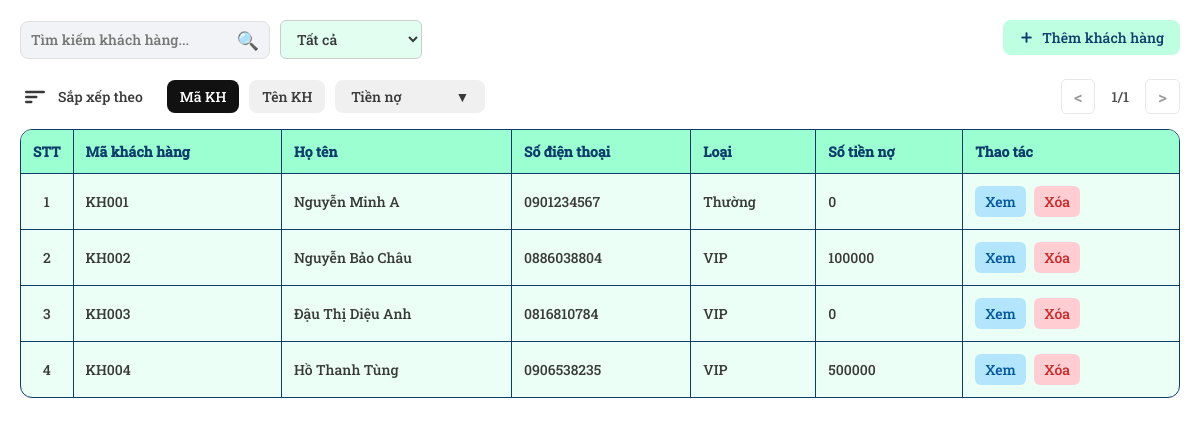
/admin/Customers/customers.php (signed in), run on an earlier commit of the app's database.
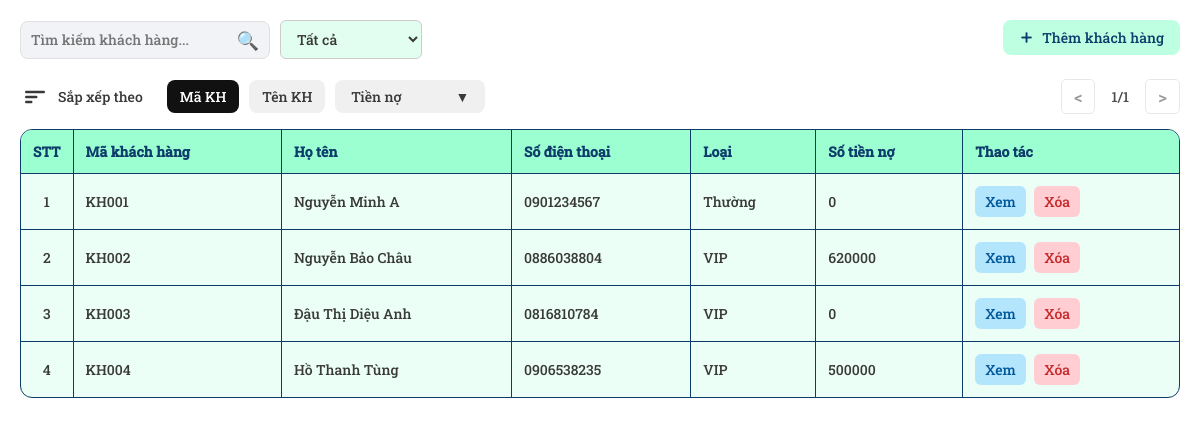
And on a later commit of the database.
### tables this page shows
CREATE TABLE `khachhang` (
  `MaKH` varchar(10) NOT NULL,
  `HoTen` varchar(100) NOT NULL,
  `SDT` varchar(15) NOT NULL,
  `DiaChi` varchar(50) NOT NULL,
  `Email` varchar(50) NOT NULL,
  `Loai` enum('Thường','VIP') NOT NULL DEFAULT 'Thường',
  `SoTienNo` int(11) DEFAULT 0
);

### admin/Customers/customers.php (the view, shortened to what this page needs)
<?php
include __DIR__ . '/../../connect.php';
$result = $mysqli->query("SELECT * FROM khachhang ORDER BY MaKH");
?>
<!DOCTYPE html>
<html lang="vi">
<head>
    <link rel="stylesheet" href="../../assets/general-style.css" />
</head>
<body>
    <div class="main-content">
        <div class="toolbar">
            <div class="toolbar-row">
                <div class="search-filter-group">
                    <div class="search-box">
                        <input type="text" placeholder="Tìm kiếm khách hàng..." class="search-input" />
                        <button class="search-button">🔍</button>
                    </div>
                    <select class="filter-select">
                        <option value="all">Tất cả</option>
                    </select>
                </div>
                <button class="add-button" onclick="createNewCustomer()">
                    <img src="../../assets/plus.png" class="icon-add" alt="Add Icon" />
                    Thêm khách hàng
                </button>
            </div>
        </div>
        <div class="sort-pagination-bar">
            <div class="sort-bar">
                <div class="sort-title-group">
                    <span class="sort-icon">
                        <svg width="30" height="30" viewBox="0 0 24 24" fill="none"><rect x="4" y="7" width="16" height="2" rx="1" fill="#393939"/><rect x="4" y="11" width="10" height="2" rx="1" fill="#393939"/><rect x="4" y="15" width="6" height="2" rx="1" fill="#393939"/></svg>
                    </span>
                    <span class="sort-label">Sắp xếp theo</span>
                </div>
                <div class="sort-tabs">
                    <button class="sort-btn active" data-sort="id">Mã KH</button>
                    <button class="sort-btn" data-sort="name">Tên KH</button>
                    <div class="sort-dropdown">
                        <button class="sort-btn sort-dropdown-toggle" id="sortPriceBtn">
                            <span class="label">Tiền nợ</span>
                            <span class="arrow">&#9660;</span>
                        </button>
                    </div>
                </div>
            </div>
            <span class="pagination">
                <button class="page-btn prev">&lt;</button>
                <span class="page-info">1/1</span>
                <button class="page-btn next">&gt;</button>
            </span>
        </div>
        <table class="table">
            <thead>
                <tr>
                    <th class="stt">STT</th>
                    <th class="id">Mã khách hàng</th>
                    <th>Họ tên</th>
                    <th>Số điện thoại</th>
                    <th>Loại</th>
                    <th class="debt">Số tiền nợ</th>
                    <th class="actions">Thao tác</th>
                </tr>
            </thead>
            <tbody>
                <?php while ($row = $result->fetch_assoc()): ?>
                    <tr
                        data-address="<?php echo htmlspecialchars($row['DiaChi'], ENT_QUOTES); ?>"
                        data-email="<?php echo htmlspecialchars($row['Email'], ENT_QUOTES); ?>"
                    >
                        <td class="stt"></td>
                        <td><?php echo htmlspecialchars($row['MaKH']); ?></td>
                        <td><?php echo htmlspecialchars($row['HoTen']); ?></td>
                        <td><?php echo htmlspecialchars($row['SDT']); ?></td>
                        <td><?php echo htmlspecialchars($row['Loai']); ?></td>
                        <td><?php echo htmlspecialchars($row['SoTienNo']); ?></td>
                        <td class="action-buttons">
                            <button class="view-btn" onclick="viewCustomer(
                                '<?= $row['MaKH']; ?>',
                                '<?= $row['HoTen']; ?>',
                                '<?= $row['SDT']; ?>',
                                '<?php echo htmlspecialchars($row['DiaChi'], ENT_QUOTES); ?>',
                                '<?php echo htmlspecialchars($row['Email'], ENT_QUOTES); ?>',
                                '<?= $row['Loai']; ?>',
                                '<?= $row['SoTienNo']; ?>'
                            )">Xem</button>
                            <button class="delete-btn" onclick="deleteRow(this)">Xóa</button>
                        </td>
                    </tr>
                <?php endwhile; ?>
            </tbody>
        </table>
    </div>
</body>
</html>

What changed in the data, as far as the page shows it:
changed khachhang "KH002": SoTienNo "100000" → "620000"
